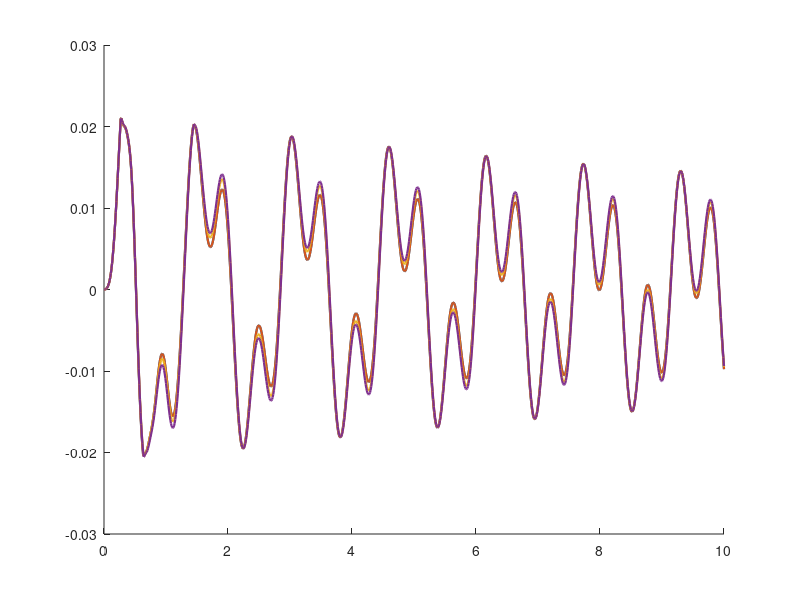

This figure's MATLAB source: (Note: this script raises an error after producing the figure.)
function beam_dnc_two_obs_kappa_diff()
% Compare right-end displacement for multiple beta values on one plot.
% Implicit FD scheme with TWO-SIDED contact at x=1 (lower y_- and upper y_+).
% Time-varying distributed load: f(x,t) = F0*sin(omega*t) (uniform in x).
%
% Now supports distinct obstacle stiffnesses:
%   kappa_minus : stiffness for lower obstacle (y_-),   "soft" or "hard"
%   kappa_plus  : stiffness for upper obstacle (y_+),   "soft" or "hard"
%
% Usage:
%   beam_dnc_two_obstacles_FDt                % both default to 0.1
%   beam_dnc_two_obstacles_FDt(0.05, 5.0)     % lower soft, upper hard
%
% If one or both inputs are omitted, they default to the single-kappa
% value you used previously.

%% Fixed parameters (mirroring the 1-obstacle driver)
L = 1.0; T = 10.0; dx = 0.01; dt = 0.01;
alpha2 = 1.296;

% --- Obstacles and DNC law ---
y_minus = -0.02;               % lower obstacle
y_plus  =  0.02;               % upper obstacle

kappa_minus = 1000;
kappa_plus = 1000;

% defaults keep backward compatibility with your original script
% if nargin < 1 || isempty(kappa_minus), kappa_minus = 0.1; end
% if nargin < 2 || isempty(kappa_plus ), kappa_plus  = 0.1; end

betas   = [0.001, 0.1, 1, 5];  % beta sweep (damping in DNC dashpot)

% --- Time-varying load parameters f(x,t) = F0*sin(omega*t) ---
F0    = 0.6;
omega = 12.0;

fig = figure('Visible','on'); hold on; grid off;
for b = betas
    [t, u_right] = simulate_right_end_twoobs( ...
        b, kappa_minus, kappa_plus, y_minus, y_plus, ...
        L, T, dx, dt, alpha2, F0, omega);

    plot(t, u_right, 'LineWidth', 1.6, 'DisplayName', sprintf('\\beta = %g', b));
end

% draw the stops
yline(y_minus, '--','LineWidth',1.6, 'HandleVisibility','off');
yline(y_plus,  '--','LineWidth',1.6, 'HandleVisibility','off');

xlim([0 T]);
xlabel('time');
ylabel('u(1,t)  (right end position)', 'Interpreter','latex');
title(sprintf(['Right-end displacement vs time ' ...
    '($\\kappa_- = %.3g,\\; \\kappa_+ = %.3g$), $f(t)=%.3g\\sin(%.3g t)$'], ...
    kappa_minus, kappa_plus, F0, omega), 'Interpreter','latex');

legend('Location','northeast'); box on; hold off;
end

% -------------------------------------------------------------------------
function [t, u_right] = simulate_right_end_twoobs(beta, kappa_minus, kappa_plus, ...
    y_minus, y_plus, L, T, dx, dt, alpha2, F0, omega)
% Runs one simulation for a given beta; returns time vector and right-end trace.
% Same scheme as your 1-obstacle code, but with branch-specific kappa.

M  = round(L/dx);              % nodes: 0..M
N  = round(T/dt);              % times: 0..N
x  = linspace(0,L,M+1).';
t  = linspace(0,T,N+1);

phi = @(tt) 0.0;               % u(0,t) = 0
u0  = @(xx) 0.0;               % initial displacement
v0  = @(xx) 0.0;               % initial velocity

gamma = alpha2*(dt^2)/(dx^4);

% Storage (u(i+1,j+1) ~ u_i^j)
u = zeros(M+1, N+1);
u(:,1) = u0(x);
u(:,2) = u0(x) + dt*v0(x);
u(1,:) = 0;                    % enforce Dirichlet at x=0

for j = 1:(N-1)                % compute u^{j+1} from u^{j}, u^{j-1}

    % -------- time-dependent load evaluated at t_{j+1} (implicit) --------
    fjp1 = F0 * sin(omega * t(j+2));   % j runs 1..N-1 -> j+2 in [3..N+1]

    % Unknowns are w = [u_1^{j+1}; ... ; u_M^{j+1}]
    A = spalloc(M, M, 5*M);
    b = zeros(M,1);

    % i=1 row (uses u_{-1}=u_1)
    A(1,1) = 1 + 7*gamma;
    if M >= 2, A(1,2) = -4*gamma; end
    if M >= 3, A(1,3) =  gamma;   end
    b(1) = dt^2*fjp1 + 2*u(2, j+1) - u(2, j);  % phi=0 -> +4γ*phi vanishes

    % Interior rows: i=2..M-2
    for i = 2:(M-2)
        r = i;
        if i-2 >= 1
            A(r, i-2) = A(r, i-2) + gamma;
        end
        A(r, i-1) = A(r, i-1) - 4*gamma;
        A(r, i  ) = A(r, i  ) + (1 + 6*gamma);
        A(r, i+1) = A(r, i+1) - 4*gamma;
        A(r, i+2) = A(r, i+2) + gamma;

        b(r) = b(r) + dt^2*fjp1 + 2*u(i+1, j+1) - u(i+1, j);
    end

    % i=M-1 row
    A(M-1, M-3) = gamma;
    A(M-1, M-2) = -4*gamma;
    A(M-1, M-1) = 1 + 5*gamma;
    A(M-1, M  ) = -2*gamma;
    b(M-1)     = dt^2*fjp1 + 2*u(M, j+1) - u(M, j);

    % ----------------- i=M row: contact logic at the tip -----------------
    u_tip_prev = u(M+1, j+1);   % equals u_M^j in storage convention

    if (u_tip_prev > y_minus) && (u_tip_prev < y_plus)
        % No contact
        A(M, M-2) =  2*gamma;
        A(M, M-1) = -4*gamma;
        A(M, M  ) =  1 + 2*gamma;
        b(M)      =  dt^2*fjp1 + 2*u(M+1, j+1) - u(M+1, j);

    else
        % Contact: choose which wall and its stiffness
        if u_tip_prev <= y_minus
            y_wall = y_minus;
            kappa_local = kappa_minus;  % <--- lower stop stiffness
        else
            y_wall = y_plus;
            kappa_local = kappa_plus;   % <--- upper stop stiffness
        end

        % Effective compliance factor with distinct kappa per wall
        c = (dx^3/alpha2) * (kappa_local + beta/dt);

        A(M, M-2) =  2*gamma;
        A(M, M-1) = -4*gamma;
        A(M, M  ) =  1 + 2*gamma*(c + 1);

        b(M) = dt^2*fjp1 ...
             + 2*(1 + gamma*(beta*dx^3)/(alpha2*dt))*u(M+1, j+1) ...
             -   u(M+1, j) ...
             + 2*gamma*(dx^3/alpha2)*kappa_local*y_wall;  % uses kappa_local
    end

    % Solve and write back
    w = A \ b;
    u(1,   j+2) = 0;       % phi = 0
    u(2:end,j+2) = w;
end

u_right = u(end,:);         % trace at x=1
end
